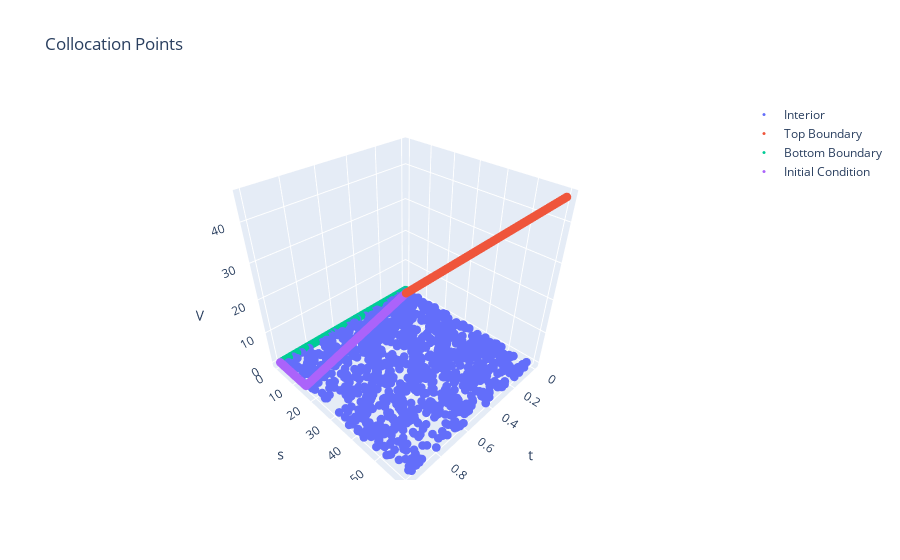

Source (notebook cell):
### Markdown cell above
Visually, this is how our domain looks like:

### Code cell
scatter = go.Scatter3d(
    x=inner_samples[0],
    y=inner_samples[1],
    z=inner_samples[3],
    mode='markers',
    marker=dict(
        size=3,
    ),
    name='Interior'
)

scatter2 = go.Scatter3d(
    x=top_samples[0],
    y=top_samples[1],
    z=top_samples[3],
    mode='markers',
    marker=dict(
        size=3,
    ),
    name='Top Boundary'
)

scatter3 = go.Scatter3d(
    x=bottom_samples[0],
    y=bottom_samples[1],
    z=bottom_samples[3],
    mode='markers',
    marker=dict(
        size=3,
    ),
    name='Bottom Boundary'
)

scatter4 = go.Scatter3d(
    x=initial_samples[0],
    y=initial_samples[1],
    z=initial_samples[3],
    mode='markers',
    marker=dict(
        size=3,
    ),
    name='Initial Condition'
)

fig = go.Figure(data=[scatter, scatter2, scatter3, scatter4])
fig.update_layout(
    title='Collocation Points',
    scene=dict(xaxis_title='t', yaxis_title='s', zaxis_title='V'),
    autosize=True,
)
fig.show()

### Figure 1 — Plotly figure (JSON) as saved in the notebook; plotly's stock layout.template omitted (floating-point values rounded to 4 significant figures; data arrays with more than 128 entries replaced by an {"elided": "..."} marker saying what was removed)
{"data": [{"marker": {"size": 3}, "mode": "markers", "name": "Interior", "type": "scatter3d", "x": {"elided": "1000 float values"}, "y": {"elided": "1000 float values"}, "z": {"elided": "1000 float values"}}, {"marker": {"size": 3}, "mode": "markers", "name": "Top Boundary", "type": "scatter3d", "x": {"elided": "1000 float values"}, "y": {"elided": "1000 float values"}, "z": {"elided": "1000 float values"}}, {"marker": {"size": 3}, "mode": "markers", "name": "Bottom Boundary", "type": "scatter3d", "x": {"elided": "1000 float values"}, "y": {"elided": "1000 float values"}, "z": {"elided": "1000 float values"}}, {"marker": {"size": 3}, "mode": "markers", "name": "Initial Condition", "type": "scatter3d", "x": {"elided": "1000 float values"}, "y": {"elided": "1000 float values"}, "z": {"elided": "1000 float values"}}], "layout": {"autosize": true, "scene": {"xaxis": {"title": {"text": "t"}}, "yaxis": {"title": {"text": "s"}}, "zaxis": {"title": {"text": "V"}}}, "title": {"text": "Collocation Points"}}}
